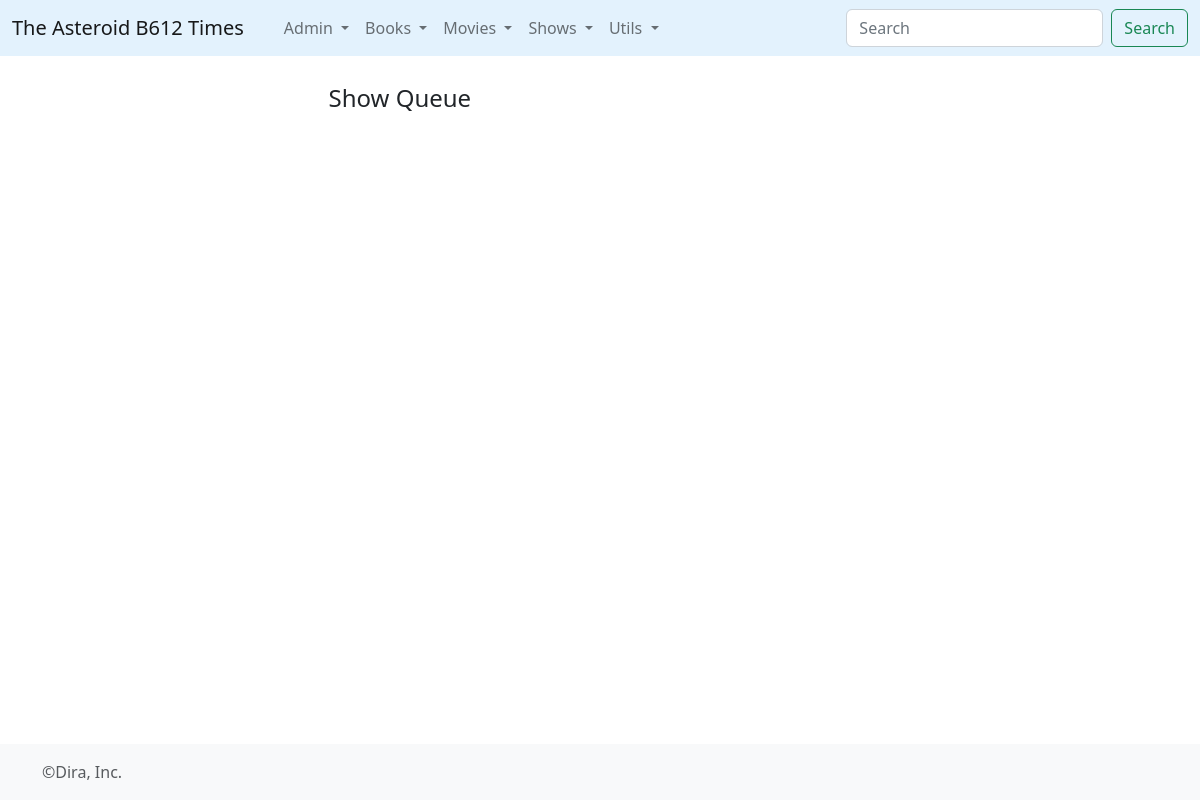
The app's page /showqueue/, older data.
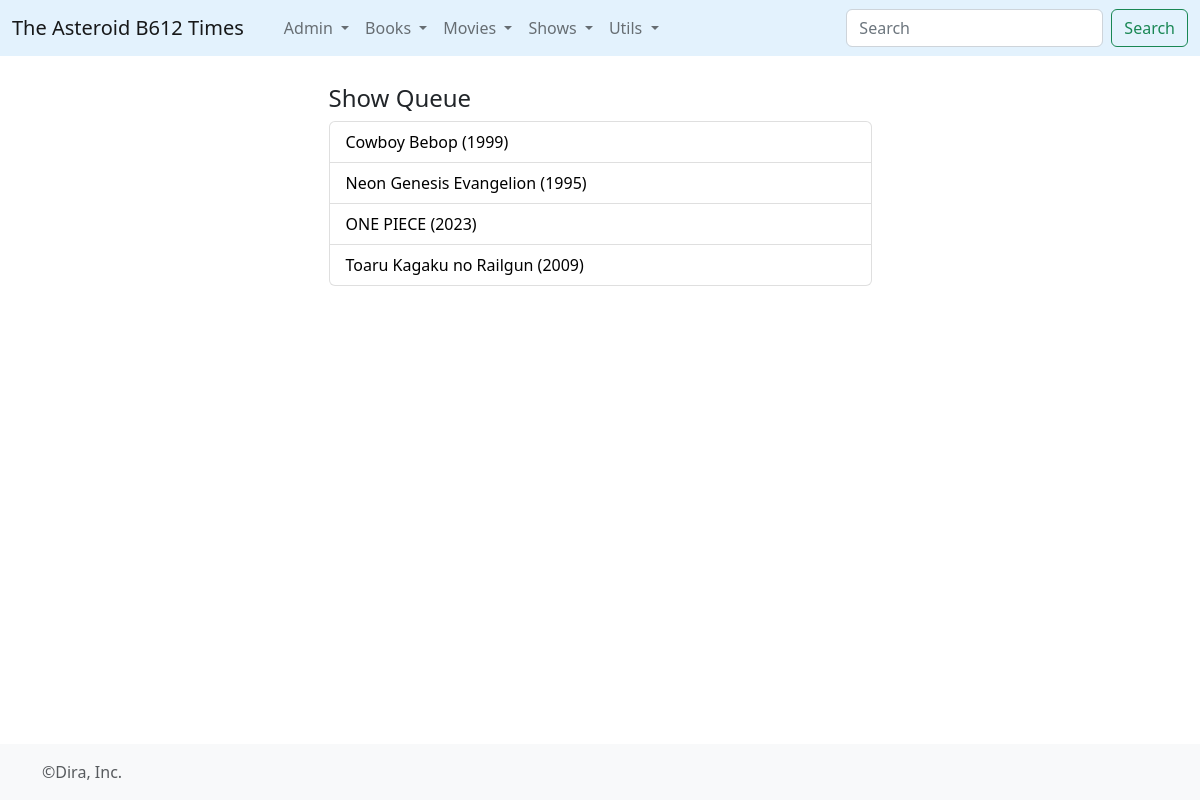
The same page, newer data.
### times/models.py (models this page shows, shortened)
class Show(models.Model):
	title = models.CharField(max_length=512)
	info = models.TextField()
	wtype = models.ForeignKey(WikiType,on_delete=models.CASCADE)
	@property
	def consumos(self):
		ncons = ShowWatch.objects.filter(sseason__show__id=self.id).count()
		return ncons
	@property
	def transmision(self):
		premiers = Season.objects.filter(show=self).values_list('premiere',flat=True)
		max_p = max(premiers)
		min_p = min(premiers)
		if max_p == min_p:
			str_t = str(max_p)
		else:
			str_t = str(min_p)+'-'+str(max_p)
		return str_t

### times/views.py (the view)
# urls.py: path('showqueue/', views.showqueue, name='showqueue'),
def showqueue(request):
	twshows = Show.objects.all().order_by('title')
	return render(request,'showqueue.html',{'twshows':twshows})

### times/templates/showqueue.html (shortened to what this page needs)
{% extends 'base_forms.html' %}
{% block contenido %}
<article>
	<h4>Show Queue</h4>
	   <ul class="list-group">
        {% for l in twshows %}
        {% if l.consumos == 0 %}
          <li class="list-group-item d-flex justify-content-between align-items-center">
          <a href="{% url 'show' l.id %}" style="color:black; text-decoration: none;"> {{l.title}} ({{l.transmision}})</a>
          </li>
          {% endif %}
        {% endfor %}
      </ul>
</article>
<br>
{% endblock%}

Row changes from the older to the newer data that the page shows:
added Show: title "Cowboy Bebop", transmision "1999"
added Show: title "Neon Genesis Evangelion", transmision "1995"
added Show: title "ONE PIECE", transmision "2023"
added Show: title "Toaru Kagaku no Railgun", transmision "2009"
